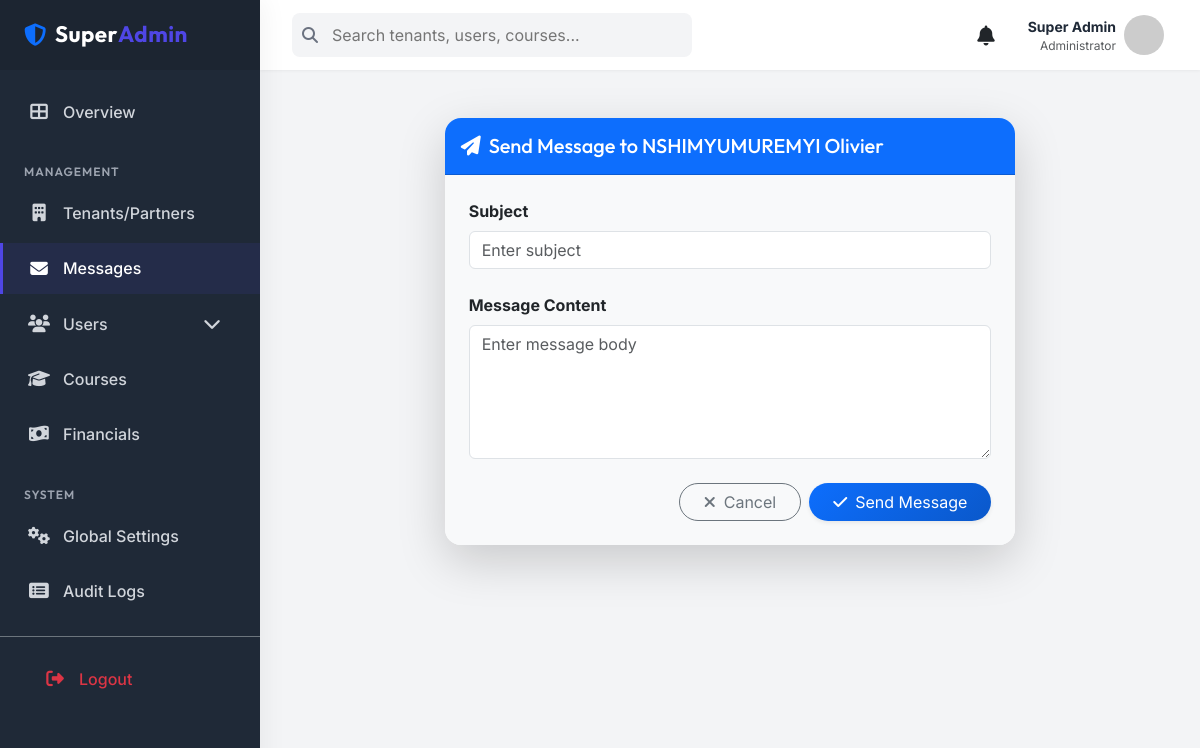
/superadmin/messages/send/4/ (signed in), run on the app's committed database.
### accounts/models.py (models this page shows, shortened)
class User(AbstractUser):
    USER_TYPE_CHOICES = (
        ('learner', 'Learner'),
        ('instructor', 'Instructor'),
        ('admin', 'Admin'),
    )
    user_type = models.CharField(max_length=20, choices=USER_TYPE_CHOICES)
    email = models.EmailField(unique=True)

### superadmin_dashboard/views.py (the view, shortened to what this page needs)
# urls.py: path('messages/send/<int:instructor_id>/', AdminSendMessageView.as_view(), name='admin_send_message'),
class AdminSendMessageView(LoginRequiredMixin, SuperAdminRequiredMixin, CreateView):
    model = DirectMessage
    form_class = DirectMessageForm
    template_name = 'superadmin_dashboard/send_message.html'
    success_url = reverse_lazy('superadmin_dashboard:admin_inbox')
    def get_context_data(self, **kwargs):
        context = super().get_context_data(**kwargs)
        context['recipient'] = get_object_or_404(User, id=self.kwargs.get('instructor_id'))
        return context

### superadmin_dashboard/forms.py
class DirectMessageForm(forms.ModelForm):
    class Meta:
        model = DirectMessage
        fields = ['subject', 'body']
        widgets = {
            'subject': forms.TextInput(attrs={'class': 'form-control', 'placeholder': 'Enter subject'}),
            'body': forms.Textarea(attrs={'class': 'form-control', 'placeholder': 'Enter message body', 'rows': 5}),
        }

### superadmin_dashboard/context_processors.py (called while the page is built)
def global_context_data(request):
    if request.user.is_authenticated:
        unread_messages_count = DirectMessage.objects.filter(recipient=request.user, is_read=False).count()
        context = {
            'unread_messages_count': unread_messages_count,
        }
        if request.user.is_superuser:
            unread_notifications = Notification.objects.filter(user=request.user, is_read=False)
            context['unread_notifications_count'] = unread_notifications.count()
            context['recent_notifications'] = Notification.objects.filter(user=request.user).order_by('-created_at')[:5]
        return context
    return {
        'unread_notifications_count': 0,
        'recent_notifications': [],
        'unread_messages_count': 0
    }

### superadmin_dashboard/views.py (called while the page is built)
    def test_func(self):
        return self.request.user.is_superuser

### superadmin_dashboard/templates/superadmin_dashboard/send_message.html (shortened to what this page needs)
{% extends 'superadmin_dashboard/base.html' %}
{% block content %}
<div class="container-fluid py-4">
    <div class="row justify-content-center">
        <div class="col-lg-8">
            <div class="card shadow-lg border-0 rounded-4 overflow-hidden">
                <div class="card-header bg-primary py-3">
                    <h5 class="card-title text-white mb-0">
                        <i class="fas fa-paper-plane me-2"></i>Send Message to {{ recipient.get_full_name }}
                    </h5>
                </div>
                <div class="card-body p-4 bg-light">
                    <form method="post" class="needs-validation" novalidate>
                        <div class="mb-4">
                            <label for="{{ form.subject.id_for_label }}" class="form-label fw-bold">Subject</label>
                            {{ form.subject }}
                        </div>
                        <div class="mb-4">
                            <label for="{{ form.body.id_for_label }}" class="form-label fw-bold">Message Content</label>
                            {{ form.body }}
                        </div>
                        <div class="d-grid gap-2 d-md-flex justify-content-md-end">
                            <a href="{% url 'superadmin_dashboard:instructor_list' %}"
                                class="btn btn-outline-secondary rounded-pill px-4">
                                <i class="fas fa-times me-2"></i>Cancel
                            </a>
                            <button type="submit" class="btn btn-primary rounded-pill px-4 shadow-sm">
                                <i class="fas fa-check me-2"></i>Send Message
                            </button>
                        </div>
                    </form>
                </div>
            </div>
        </div>
    </div>
</div>
{% endblock %}

### superadmin_dashboard/templates/superadmin_dashboard/base.html (shortened to what this page needs)
<!DOCTYPE html>
<html lang="en">
<head>
    <link href="https://cdn.jsdelivr.net/npm/bootstrap@5.3.0/dist/css/bootstrap.min.css" rel="stylesheet">
    <link rel="stylesheet" href="https://cdnjs.cloudflare.com/ajax/libs/font-awesome/6.4.0/css/all.min.css">
</head>
<body>
    <nav class="sidebar" id="sidebar">
        <div class="sidebar-brand">
            <i class="fas fa-shield-alt me-2 text-primary"></i> Super<span>Admin</span>
        </div>
        <div class="sidebar-content py-3">
            <ul class="nav flex-column">
                <li class="nav-item">
                    <a class="nav-link {% if request.resolver_match.url_name == 'overview' %}active{% endif %}"
                        href="{% url 'superadmin_dashboard:overview' %}">
                        <i class="fas fa-th-large"></i> Overview
                    </a>
                </li>
                <h6 class="sidebar-heading">Management</h6>
                <li class="nav-item">
                    <a class="nav-link {% if 'tenants' in request.path %}active{% endif %}"
                        href="{% url 'superadmin_dashboard:tenant_list' %}">
                        <i class="fas fa-building"></i> Tenants/Partners
                    </a>
                </li>
                <li class="nav-item">
                    <a class="nav-link {% if 'messages' in request.path %}active{% endif %}"
                        href="{% url 'superadmin_dashboard:admin_inbox' %}">
                        <i class="fas fa-envelope"></i> Messages
                    </a>
                </li>
                <li class="nav-item">
                    <a class="nav-link {% if 'learners' in request.path or 'instructors' in request.path or 'admins' in request.path %}active{% endif %}"
                        href="#userManagement" data-bs-toggle="collapse">
                        <i class="fas fa-users"></i> Users <i class="fas fa-chevron-down ms-auto small"></i>
                    </a>
                </li>
                <li class="nav-item">
                    <a class="nav-link {% if 'courses' in request.path %}active{% endif %}"
                        href="{% url 'superadmin_dashboard:global_course_list' %}">
                        <i class="fas fa-graduation-cap"></i> Courses
                    </a>
                </li>
                <li class="nav-item">
                    <a class="nav-link" href="#">
                        <i class="fas fa-money-bill-wave"></i> Financials
                    </a>
                </li>
                <h6 class="sidebar-heading">System</h6>
                <li class="nav-item">
                    <a class="nav-link {% if request.resolver_match.url_name == 'global_settings' %}active{% endif %}"
                        href="{% url 'superadmin_dashboard:global_settings' %}">
                        <i class="fas fa-cogs"></i> Global Settings
                    </a>
                </li>
                <li class="nav-item">
                    <a class="nav-link {% if request.resolver_match.url_name == 'audit_logs' %}active{% endif %}"
                        href="{% url 'superadmin_dashboard:audit_logs' %}">
                        <i class="fas fa-list-alt"></i> Audit Logs
                    </a>
                </li>
            </ul>
        </div>
        <div class="mt-auto p-3 border-top border-secondary">
            <a href="{% url 'accounts:logout' %}" class="nav-link text-danger">
                <i class="fas fa-sign-out-alt"></i> Logout
            </a>
        </div>
    </nav>
    <div class="main-wrapper">
        <header class="top-navbar">
            <div class="search-bar d-none d-md-block">
                <i class="fas fa-search search-icon"></i>
                <input type="text" class="search-input" placeholder="Search tenants, users, courses...">
            </div>
            <div class="d-flex align-items-center gap-3">
                <div class="dropdown">
                    <button class="btn btn-link text-dark position-relative" type="button" data-bs-toggle="dropdown">
                        <i class="fas fa-bell fa-lg"></i>
                    </button>
                </div>
                <div class="dropdown">
                    <div class="d-flex align-items-center user-profile" data-bs-toggle="dropdown">
                        <div class="text-end me-2 d-none d-sm-block">
                            <div class="fw-bold small">{{ request.user.get_full_name|default:"Super Admin" }}</div>
                            <div class="text-muted small" style="font-size: 0.75rem;">Administrator</div>
                        </div>
                        <img src="https://ui-avatars.com/api/?name={{ request.user.username }}&background=4f46e5&color=fff"
                            alt="Admin" class="user-avatar">
                    </div>
                </div>
            </div>
        </header>
        <main class="p-4">
            {% block content %}
            {% endblock %}
        </main>
    </div>
</body>
</html>

### superadmin_dashboard/templates/superadmin_dashboard/base.html (style rules this page uses)
:root { --primary-color: #4f46e5; --primary-dark: #4338ca; --secondary-color: #10b981; --dark-bg: #111827; --sidebar-bg: #1f2937; --card-bg: #ffffff; --text-main: #1f2937; --text-muted: #6b7280; --border-color: #e5e7eb; --glass-bg: rgba(255, 255, 255, 0.95); }
body { font-family: 'Inter', sans-serif; background-color: #f3f4f6; color: var(--text-main); overflow-x: hidden; }
h1, h2, h3, h4, h5, h6 { font-family: 'Outfit', sans-serif; }
.sidebar { position: fixed; top: 0; bottom: 0; left: 0; z-index: 1000; padding: 0; box-shadow: 4px 0 24px rgba(0, 0, 0, 0.05); background-color: var(--sidebar-bg); transition: all 0.3s ease; width: 260px; overflow-y: auto; }
.sidebar-brand { height: 70px; display: flex; align-items: center; padding: 0 1.5rem; background-color: rgba(0, 0, 0, 0.1); color: white; font-family: 'Outfit', sans-serif; font-weight: 700; font-size: 1.4rem; letter-spacing: 0.5px; }
.sidebar-brand span { color: var(--primary-color); }
.nav-item { margin-bottom: 0.25rem; }
.nav-link { display: flex; align-items: center; padding: 0.85rem 1.5rem; color: #d1d5db; font-weight: 500; transition: all 0.2s; border-left: 3px solid transparent; }
.nav-link.active { color: white; background-color: rgba(79, 70, 229, 0.1); border-left-color: var(--primary-color); }
.nav-link i { width: 24px; margin-right: 12px; text-align: center; font-size: 1.1rem; }
.sidebar-heading { font-size: 0.75rem; text-transform: uppercase; letter-spacing: 1px; color: #9ca3af; margin-top: 1.5rem; margin-bottom: 0.5rem; padding: 0 1.5rem; font-weight: 600; }
.main-wrapper { margin-left: 260px; min-height: 100vh; display: flex; flex-direction: column; transition: margin-left 0.3s ease; }
.top-navbar { height: 70px; background-color: white; box-shadow: 0 1px 3px rgba(0, 0, 0, 0.05); display: flex; align-items: center; justify-content: space-between; padding: 0 2rem; position: sticky; top: 0; z-index: 900; }
.search-bar { position: relative; max-width: 400px; width: 100%; }
.search-input { background-color: #f3f4f6; border: none; padding: 0.6rem 1rem 0.6rem 2.5rem; border-radius: 8px; width: 100%; transition: all 0.2s; }
.search-icon { position: absolute; left: 10px; top: 50%; transform: translateY(-50%); color: var(--text-muted); }
.user-profile { cursor: pointer; padding: 0.25rem; border-radius: 8px; transition: background 0.2s; }
.user-avatar { width: 40px; height: 40px; border-radius: 50%; object-fit: cover; }

### superadmin_dashboard/templates/superadmin_dashboard/send_message.html (style rules this page uses)
.card { transition: all 0.3s ease; }
.btn-primary { background: linear-gradient(135deg, #0d6efd 0%, #0a58ca 100%); border: none; }

### data on the page
User: user.get_full_name "Super Admin"
User: get_full_name "NSHIMYUMUREMYI Olivier"
